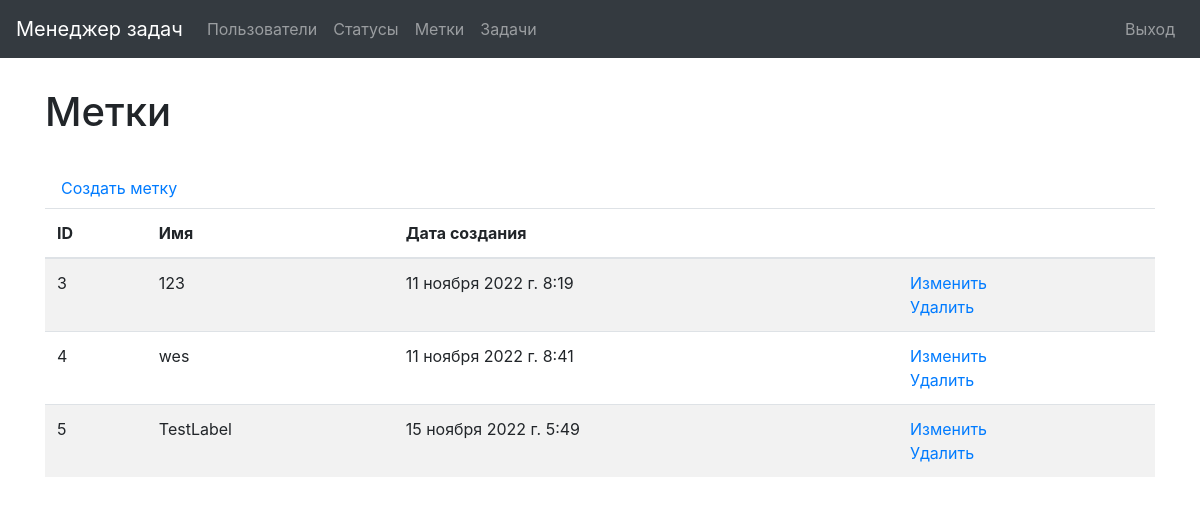
/labels/ (signed in), run on an earlier commit of the app's database.
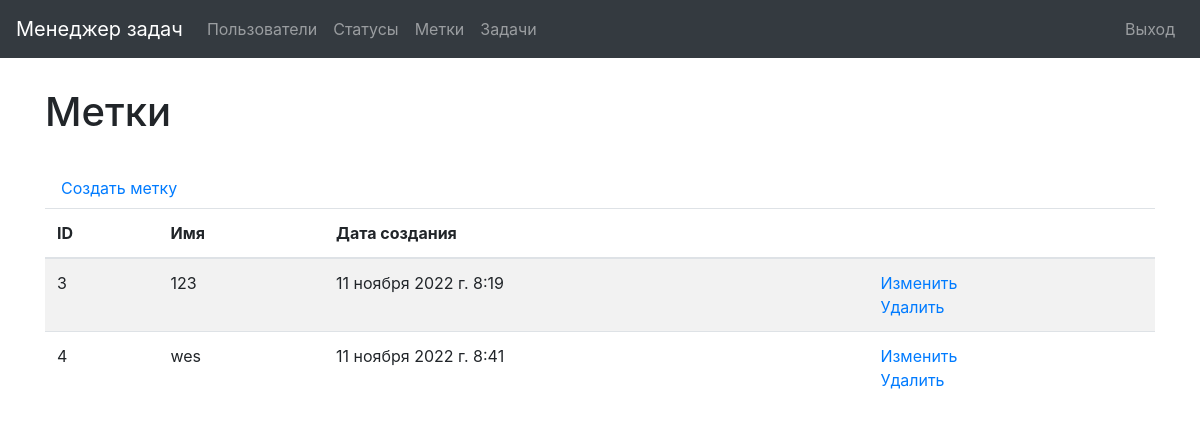
And on a later commit of the database.
### task_manager/labels/models.py (models this page shows, shortened)
class Label(models.Model):
    name = models.CharField(max_length=150, unique=True)
    date_created = models.DateTimeField(auto_now_add=True)

### task_manager/labels/views.py (the view)
# urls.py: path('', views.LabelsPage.as_view()),
class LabelsPage(CustomLoginRequired, ListView):
    model = Label
    template_name = 'labels/labels.html'
    context_object_name='labels'

### task_manager/mixins.py (called while the page is built)
    def dispatch(self, request, *args, **kwargs):
        if not request.user.is_authenticated:
            messages.error(request, _("""Вы не авторизованы!
                                      Пожалуйста, выполните вход."""))
            return redirect('/login/')
        return super().dispatch(request, *args, **kwargs)

### task_manager/templates/labels/labels.html
{% extends 'base_auth.html' %}
{% load i18n %}
{% block content %}
<div class="table-responsive">
<h1>{% translate "Метки" %}</h1>
    <br>
    <a class="nav-link" href="/labels/create/">{% translate "Создать метку" %}</a>
    <table class="table table-striped">
      <thead>
        <tr>
            <th>{% translate "ID" %}</th>
            <th>{% translate "Имя" %}</th>
            <th>{% translate "Дата создания" %}</th>
            <th></th>
        </tr>
      </thead>
        <tbody>
            {% for label in labels %}
            <tr>
                <td>{{ label.id }}</td>
                <td>{{ label.name }}</td>
                <td>{{ label.date_created }}</td>
                <td>
                    <a href="{% url 'update_label' label.id %}">{% translate "Изменить" %}</a>
                    <br>
                    <a href="{% url 'delete_label' label.id %}">{% translate "Удалить" %}</a>
                </td>
            </tr>
            {% endfor %}
        </tbody>
    </table>
</div>
{% endblock %}

What changed in the data, as far as the page shows it:
removed Label: id "5", name "TestLabel", date_created "15 ноября 2022 г. 5:49"
